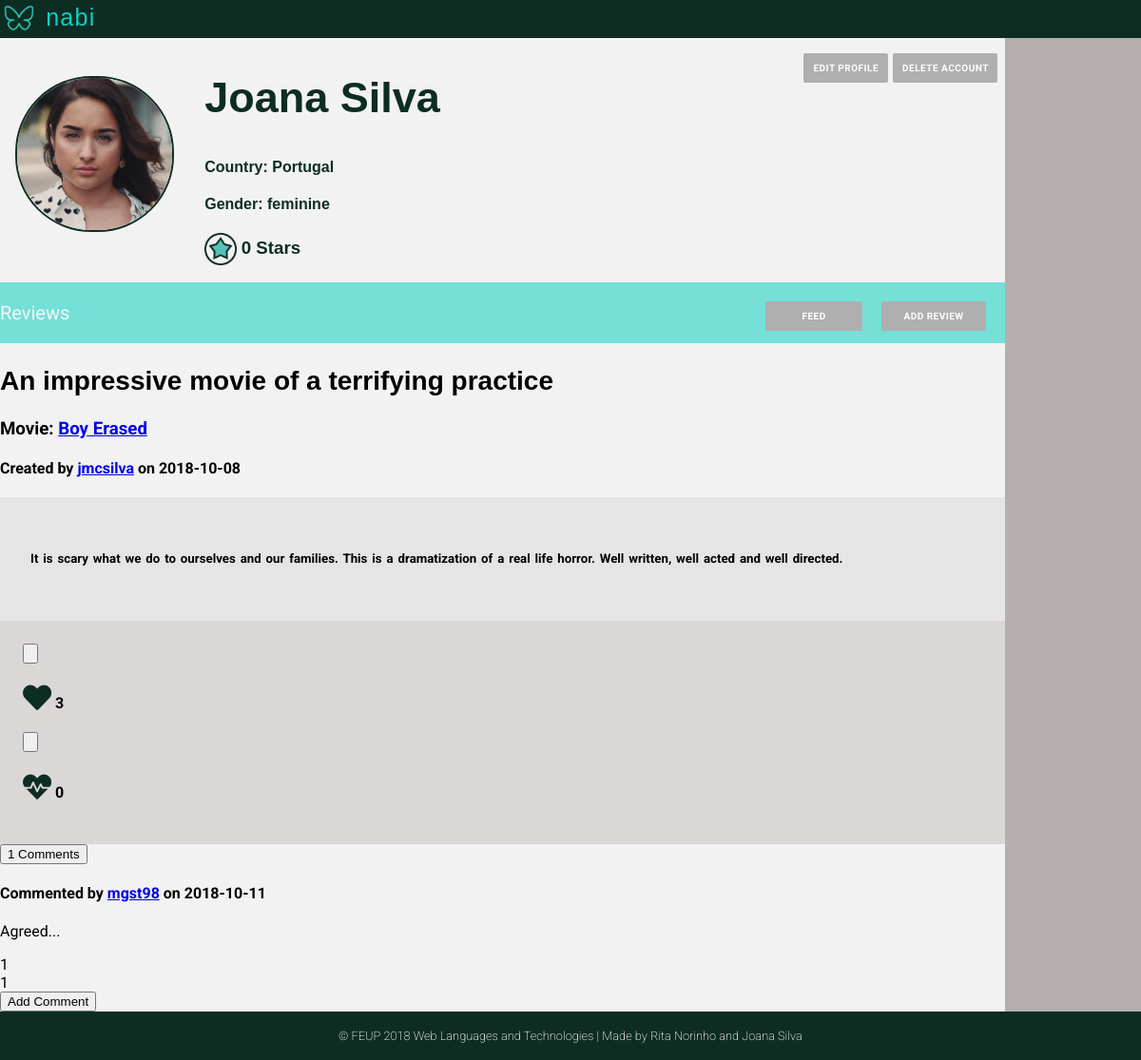
The page /pages/profile.php?username=jmcsilva (signed in) on the database its author committed.
### tables this page shows
CREATE TABLE User (
    ID        INTEGER PRIMARY KEY AUTOINCREMENT,
    FirstName STRING NOT NULL,
    LastName  STRING NOT NULL,
    Username  STRING UNIQUE NOT NULL,
    Gender    STRING NOT NULL,
    Birthday  DATE NOT NULL,
    Country   STRING NOT NULL,
    Email     STRING UNIQUE NOT NULL,
    Password  CHAR (256) NOT NULL,  
    Photo     STRING DEFAULT "default.jpg",
    Points    INTEGER
    
);

CREATE TABLE Review (
    ID          INTEGER PRIMARY KEY AUTOINCREMENT,
    Title       STRING  NOT NULL,
    UserID      INTEGER REFERENCES User(ID) ON DELETE CASCADE,
    MovieID     INTEGER REFERENCES Movie(ID) ON DELETE CASCADE,
    ReviewDate  DATE NOT NULL,
    Description STRING NOT NULL
    
);

CREATE TABLE Comment (
    ID          INTEGER PRIMARY KEY AUTOINCREMENT,
    UserID      INTEGER REFERENCES User(ID) ON DELETE CASCADE,
    CommentDate DATE NOT NULL,
    ReviewID    INTEGER REFERENCES Review(ID) ON DELETE CASCADE,
    Description STRING NOT NULL
    
);

### pages/profile.php (called while the page is built, shortened)
<?php
    include_once('../templates/common/tpl_header.php');
    include_once('../templates/tpl_profile.php');
    include_once('../templates/tpl_draw_reviews.php');
    include_once('../templates/common/tpl_footer.php');
    include_once('../database/db_user.php');
    include_once('../database/db_comments.php');
    if (isset($_GET['username'])){
        $username=$_GET['username'];
    }
    else {
        $username=$_SESSION['username'];
    }
    $user_info = getUserInfo($username);
    $user_reviews=getUserReviews($username);
    foreach ($user_reviews as $k => $review){
        $user_reviews[$k]['MovieName'] = getMovieName($review['MovieID']);
        $user_reviews[$k]['UserName'] = $user_info['Username'];
        $user_reviews[$k]['NumberComments'] = getNumberComments($review['ID'],$review['UserID']);
        $user_reviews[$k]['Heart'] = getLikesReview($review['ID']);
        $user_reviews[$k]['Dislike'] = getDisLikesReview($review['ID']);
        $user_reviews[$k]['Comments']=getCommentsReview($review['ID']);
        foreach($user_reviews[$k]['Comments'] as $j => $comment){
            $user_reviews[$k]['Comments'][$j]['Username']=getUsername($comment['UserID']);
            $user_reviews[$k]['Comments'][$j]['Likes']=getLikesComment($comment['ID']);
            $user_reviews[$k]['Comments'][$j]['Dislikes']=getDislikesComment($comment['ID']);
        }
    }
    draw_profile($user_info,$user_reviews);
?>

### database/db_user.php (called while the page is built, shortened)
<?php
  function getID($username) {
    $db = Database::instance()->db();
    try {
      $stmt = $db->prepare('SELECT ID FROM User WHERE username = ?');
      $stmt->execute(array($username));
      if($row = $stmt->fetch()){
        return $row['ID'];
      }
    }catch(PDOException $e) {
      return -1;
    }
  }
  function getUserInfo($username) {
      $db = Database::instance()->db();
      $stmt = $db->prepare('SELECT * FROM User WHERE username = ?');
      $stmt->execute(array($username));
      return  $stmt->fetch();
  }
  function getUserReviews($username){
    $id=getID($username);
    $db = Database::instance()->db();
    $allReviews= $db->prepare('SELECT * FROM Review WHERE UserID = ?');
    $allReviews->execute(array($id));
    $reviews= $allReviews->fetchAll();
    return $reviews;
  }
?>

### database/db_comments.php (called while the page is built, shortened)
<?php
function getCommentsReview($reviewId)
{
  $db = Database::instance()->db();
  $stmt = $db->prepare('SELECT * FROM Comment WHERE ReviewID = ?');
  $stmt->execute(array($reviewId));
  $allReviews= $stmt->fetchAll();
  return $allReviews;
}
?>

### templates/tpl_profile.php (shortened to what this page needs)
<body>
<?php function draw_profile($userinfo, $reviews) { ?>
<div class="profile_container">
    <div class="profile_header">
        <header>
        <p>  <img src="../assets/mininabi.png" alt="Nabi logo (butterfly)" width="40" height="40"> nabi
       </header>
    </div>
    <div class="side_nav">
    </div>
      <div class="profile_photo">
          <?php if(!(file_exists("../assets/profilePhotos/".$userinfo['ID'].".jpg"))){ ?>
            <img src="../assets/profilePhotos/default.jpg" width="100" height="100" alt="profile avatar">
          <?php } else{ ?>
            <img src="../assets/profilePhotos/<?=$userinfo['ID']?>.jpg" width="100" height="100" alt="profile avatar">
           <?php } ?>
     </div>
    <div class="profile_info" >
        <div class="edit_profile">
           <p>
           <div class="delete">
                <input onclick="openBox('Delete Account')" type="submit" value="Delete Account"/>
            </div>
             <a href="edit_profile.php" class="edit"> edit profile </a>
            </p>
       </div>
        <div class="profile_name">
            <h2>
                  <?=$userinfo['FirstName']?> <?=$userinfo['LastName']?>
            </h2>
        </div>
        <div class="profile_country">
            <h4> Country: <?=$userinfo['Country']?> </h4>
        </div>
        <div class="profile_gender">
            <h4> Gender: <?=$userinfo['Gender']?> </h4>
        </div>
        <div class="profile_points">
        <h3><img src="../assets/star.png" alt ="star icon" >
            <?=$userinfo['Points']?> Stars </h3>
        </div>
    </div>
    <div class="Reviews">
        <p>Reviews
        <input  onclick="openBox('Add Review')" type="submit" value ="Add Review">
        <a href="main_page.php"> Feed </a>
        </p>
    </div>
     <div class="profile_reviews">
        <?php draw_reviews($reviews); ?>
    </div>
    <div class="profile_footer">
    </div>
    </div>
<?php } ?>
    </body>
    </html>

### templates/tpl_draw_reviews.php (shortened to what this page needs)
 <?php include_once(__DIR__.'/tpl_review.php');
        include_once(__DIR__.'/tpl_comment.php');
         ?>
<body>
    <?php function draw_reviews($reviews){?>
    <?php foreach($reviews as $review){?>
        <article data-id="<?=$review['ID']?>" user-id="<?=$review['UserID']?>">
        <div class="review_info">
             <h2><?=$review['Title']?> </h2>
            <h3> Movie: <a href="movie.php?movie_id=<?php echo htmlentities($review['MovieID'])?>"><?=$review['MovieName']?></a> </h3>
            <h4> Created by
            <a href="profile.php?username=<?php echo htmlentities($review['UserName'])?>"><?=$review['UserName']?></a>
            on <?=$review['ReviewDate']?></h4>
        </div>
        <div class="review_content">
            <h5><?=$review['Description']?></h5>
        </div>
        <div class="review_likes">
                <div class="likes">
                    <input type="button">
                    <h4><span class="fas fa-heart" ></span>
                    <?=$review['Heart']?></h4>
                </div>
                <div class="dislikes">
                    <input type="button">
                    <h4><span class="fas fa-heartbeat"></span>
                    <?=$review['Dislike']?></h4>
                </div>
        </div>
         <div class="comments">
         <input type="button" value="<?=$review['NumberComments']?> Comments">
            <div class="allComments">
            <?php foreach($review['Comments'] as $comment){?>
                <?php draw_comment($comment)?>
            <?php }?>
            </div>
            <input type="button" onclick="openBox('Add Comment')" value="Add Comment">
        </div>
        </article>
        <?php }?>
    <?php }?>
</body>

### templates/tpl_comment.php
<?php function draw_comment($comment){?>
<div class="comment" data-id="<?=$comment['ID']?>" user-id="<?=$comment['UserID']?>">
<h4> Commented by
<a href="profile.php?username=<?php echo htmlentities($comment['Username'])?>"><?=$comment['Username']?></a>
  on <?=$comment['CommentDate']?></h4>
  <p><?=$comment['Description']?></p>
  <span class="likes"><?=$comment['Likes']?></span> <br>
  <span class="dislikes"><?=$comment['Dislikes']?></span>
  </div>
  <?php }?>

### css/style.css (style rules this page uses)
body { margin: 0 auto; font-family: 'Roboto', sans-serif; --bg-color-dark: #0D2D22; --bg-color-light: #0ED1C1; --panel-color: #FFFFFF; --logo-font-color: #00311D; --input-color: #f2f2f2; --bg-color-nav:rgba(14, 209, 193, 0.548); --bg-color-sidenav:rgba(177, 171, 171, 0.932); --color-buttons:rgb(175, 175, 175); background-image: url('../assets/background.jpg'); background-position: center; background-attachment: fixed; background-repeat: no-repeat; background-size: cover; }
header { text-align: center; background-color: var(--bg-color-dark); }
div.profile_container { background-color: var(--input-color); background-image: none; display: grid; font-family: "Roboto", 'sans-serif'; grid-template-columns: auto 6fr 1fr; grid-template-rows: auto 1fr auto auto auto; grid-template-areas: "header header header" "image info goto" "nav nav goto" "reviews reviews goto" "footer footer footer"; }
.profile_header, .feed_header { grid-area: header; background-color: var(--bg-color-dark); padding: 0; }
.profile_header p, .feed_header p { text-align: left; font-family: 'Candara',sans-serif; font-size: 25px; margin: 0; letter-spacing: 0.05em; color: var(--bg-color-light); padding: 0; margin-right: 0; }
.profile_header p img, .feed_header p img { vertical-align: middle; }
.Reviews p a, .Reviews p button, .Reviews input[type="submit"] { -webkit-appearance: none; margin-right: 2em; width: 8.2em; text-align: center; margin-top:0em; }
.Reviews p button, .Reviews input[type="submit"], .edit_profile input[type="submit"], .comments input[type="submit"] { cursor: pointer; border: 0; width: 11em; }
div.profile_info { grid-area: info; font-family: 'Candara',sans-serif; color: var(--bg-color-dark); padding-left: 1em; }
.profile_points img { width: 25pt; height: 25pt; vertical-align: middle; }
.profile_photo { grid-area: image; padding: 1em; padding-top: 2.5em; }
.profile_photo img { margin:0; width: 10.2em; height: 10em; object-fit: cover; border: 2px solid var(--bg-color-dark); border-radius: 5em; }
.profile_name h2 { font-size: 45px; }
.edit_profile a , .Reviews p a,.Reviews p button, .upload_photo .file_btn, .upload_photo input[type="submit"], .Reviews input[type="submit"], .edit_profile input[type="submit"], .comments input[type="submit"], .popup input[type="submit"], .popup input[type="button"] { float: right; letter-spacing: 0.05em; font-family: "Roboto",'sans-serif'; text-transform: uppercase; text-decoration: none; font-weight: bold; background: var(--color-buttons); padding: 10px; color: var(--panel-color); font-size: 10px; border-radius: 2px; }
.profile_info p { margin-top: 1em; margin-right: 1em; }
.edit { margin-right:0.5em; }
.delete { margin-right:0.5em; }
.side_nav { background-color: var(--bg-color-sidenav); grid-area: goto; font-size: 25px; font-family: "Roboto",sans-serif; }
.Reviews { grid-area: nav; background-color: var(--bg-color-nav); color: whitesmoke; font-size: 20px; }
div.profile_reviews { grid-area: reviews; }
.review_info h2 { font-family: 'Candara', sans-serif; font-weight: bold; font-size: 28px; }
.review_content { margin: 0; font-family: 'Roboto', sans-serif; background-color: #d8d5d579; font-size: 16px; font-weight: 200; word-spacing: 0.1em; padding: 2em; line-height: 1.6; }
.review_likes { background-color: #c0b8b879; padding: 1.5em; }
.likes h4 span, .dislikes h4 span { font-size: 30px; color: var(--bg-color-dark); }
.profile_footer { grid-area: footer; }

### rows shown on the page
user: FirstName "Joana", LastName "Silva", Country "Portugal", Gender "feminine", Points "0"
review: Title "An impressive movie of a terrifying practice", MovieName "Boy Erased", UserName "jmcsilva", ReviewDate "2018-10-08", Description "It is scary what we do to ourselves and our families. This is a dramatization of a real life horror. Well written, well acted and well directed.", Heart "3", Dislike "0"
comment: Username "mgst98", CommentDate "2018-10-11", Description "Agreed...", Likes "1", Dislikes "1"
